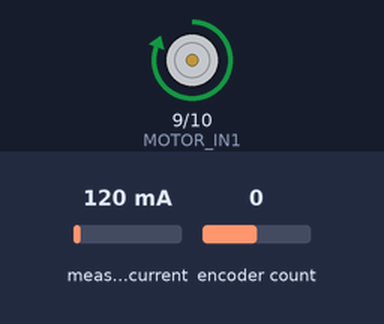
Bench run of a sketch on a simulated Arduino Uno, built with avr-gcc and run on an emulated ATmega328P. Shown: motor-driver pin pairs drawn as motors (green arrow = first pin HIGH = forward, orange = second pin HIGH = backward, longer = more drive). The inputs (shaded band) are chosen by the test bench; at power-on: measured current 120 mA, encoder count 0. What the sketch prints to the serial monitor is not drawn.

Above: at 0.1 s.
Timing chart, 0 to 1.6 s (numbered marks = the images above):
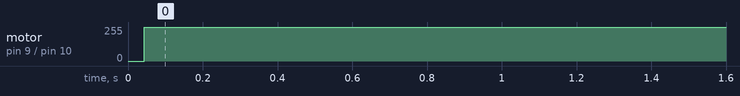

Measured:
- by itself, motor on pin 9 (MOTOR_IN1) / pin 10 (MOTOR_IN2): stopped → forward 255/255 at 0.04 s

The sketch:

Full.ino
```cpp
#include <Encoder.h>            //initializes
#include <Wire.h>               //initializes
#include <Adafruit_INA219.h>    //initializes

Adafruit_INA219 ina219;         //initializes

#define MOTOR_IN1 9             //initializes
#define MOTOR_IN2 10            //initializes

Encoder myEnc(2, 3);          //function call

void setup() {          //setup: do not touch and do not delete
   Serial.begin(9600);    //sets baud rate to 9600
    while (!Serial) {delay(1);}     //setup for current sensor
   uint32_t currentFrequency;
  if (! ina219.begin()) {
    Serial.println("Failed to find INA219 chip");
    while (1) { delay(10); }}
  pinMode(MOTOR_IN1, OUTPUT);       //sets motor declaration method
  pinMode(MOTOR_IN2, OUTPUT);
  Serial.println("Do not forget to set the current threshold. Run the debug to find value when resistance is placed on pipe");

}

float highest = 0;              //debug variable for tracking the current
float boreDepth = 0;            //export varible to see bore depth
float currentThreshold = 2120;    //set this after debugging
void loop() {

  digitalWrite(MOTOR_IN2, LOW);     //sets in2 low (neccessary for fwd driving)
  analogWrite(MOTOR_IN1, 255);      //sets in1 high, and assings pwm value of 100%
  float current_mA = ina219.getCurrent_mA();


  ///debugging////////

  //see current display
//  Serial.println(current_mA);

      //find highest current values
//  if (abs(current_mA) > highest){
//    highest = abs(current_mA);}
//    Serial.println(highest);

    //find current values above 2100
//  if (abs(current_mA) >2100){
//     Serial.println("above 2100, : ");
//    Serial.println(abs(current_mA));
//  }
  //////////////////////


  double newPos = myEnc.read();   //reads from encoder
  double distanceTraveled = (newPos/1440)*64.246;  //distance traveled
//Divides by number of ticks and multiplies by the circumference of the pinion gear to get linear distance from 1 rotation.
//    Serial.println(distanceTraveled);
if (distanceTraveled > boreDepth){    //record max bore depth
    boreDepth = distanceTraveled;
//    Serial.println(boreDepth);
    }


  if (abs(current_mA) > currentThreshold){    //if current exceeds the threshold, the pipe has reached the end of the bore
    while (((myEnc.read())/1440*64.246)>0){   //While distance traveled is greater than 0

     digitalWrite(MOTOR_IN1, LOW);   //reverse, sets pin 1 low,
     digitalWrite(MOTOR_IN2, HIGH);   //full reverse, sets pin 2 high

     Serial.print("The boreDepth is: ");    //displays bore depth
     Serial.print(boreDepth);
     Serial.println("mm"); }


     }}
```
